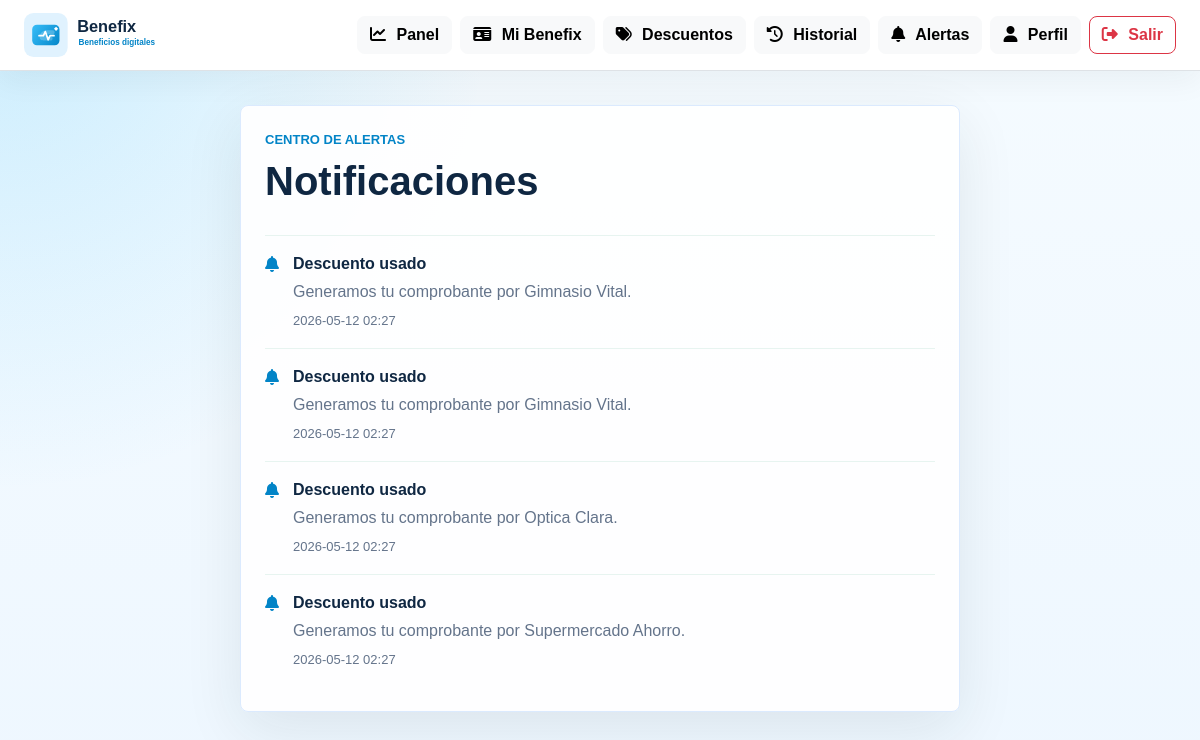
The app's page /notificaciones (signed in) with its own data.
### tables this page shows
CREATE TABLE notificaciones (
            id INTEGER PRIMARY KEY AUTOINCREMENT,
            usuario_id INTEGER NOT NULL,
            titulo TEXT NOT NULL,
            mensaje TEXT NOT NULL,
            leida INTEGER NOT NULL DEFAULT 0,
            fecha TEXT NOT NULL,
            FOREIGN KEY (usuario_id) REFERENCES usuarios(id)
        );

### app.py (the view)
@app.route("/notificaciones")
@login_requerido
def notificaciones():
    db = get_db()
    items = db.execute(
        "SELECT * FROM notificaciones WHERE usuario_id = ? ORDER BY fecha DESC",
        (session["usuario_id"],),
    ).fetchall()
    db.execute("UPDATE notificaciones SET leida = 1 WHERE usuario_id = ?", (session["usuario_id"],))
    db.commit()
    return render_template("notificaciones.html", notificaciones=items)

### app.py (called while the page is built)
def get_db():
    if "db" not in g:
        g.db = sqlite3.connect(DATABASE)
        g.db.row_factory = sqlite3.Row
    return g.db

@app.teardown_appcontext
def cerrar_db(error=None):
    db = g.pop("db", None)
    if db is not None:
        db.close()

def usuario_actual():
    usuario_id = session.get("usuario_id")
    if not usuario_id:
        return None
    return get_db().execute("SELECT * FROM usuarios WHERE id = ?", (usuario_id,)).fetchone()

def login_requerido(func):
    @wraps(func)
    def wrapper(*args, **kwargs):
        if not session.get("usuario_id"):
            return redirect(url_for("login"))
        return func(*args, **kwargs)
    return wrapper

@app.context_processor
def inyectar_usuario():
    usuario = usuario_actual()
    pendientes = 0
    if usuario:
        pendientes = get_db().execute(
            "SELECT COUNT(*) FROM notificaciones WHERE usuario_id = ? AND leida = 0",
            (usuario["id"],),
        ).fetchone()[0]
    return {"usuario_sesion": usuario, "notificaciones_pendientes": pendientes}

### templates/notificaciones.html (shortened to what this page needs)
{% extends "base.html" %}
{% block content %}
<main class="app-shell narrow">
    <section class="panel-card">
        <div class="section-title">
            <div>
                <p class="eyebrow">Centro de alertas</p>
                <h1>Notificaciones</h1>
            </div>
        </div>
        {% for item in notificaciones %}
            <div class="notification-item {% if not item.leida %}unread{% endif %}">
                <i class="fa-solid fa-bell"></i>
                <div>
                    <strong>{{ item.titulo }}</strong>
                    <p>{{ item.mensaje }}</p>
                    <span>{{ item.fecha }}</span>
                </div>
            </div>
        {% else %}
            <p class="text-muted m-0">No tienes notificaciones todavia.</p>
        {% endfor %}
    </section>
</main>
{% endblock %}

### static/css/style.css (style rules this page uses)
:root { --green: #38bdf8; --green-dark: #0284c7; --ink: #0f2742; --muted: #64748b; --line: #dbeafe; --surface: #ffffff; --bg: #f5fbff; }
* { box-sizing: border-box; }
body { min-height: 100vh; margin: 0; background: radial-gradient(circle at top left, rgba(56, 189, 248, 0.22), transparent 34%), linear-gradient(180deg, #f5fbff 0%, #eef7ff 100%); color: var(--ink); font-family: Arial, sans-serif; }
.landing-panel, .auth-card, .panel-card, .stat-card, .discount-card, .qr-card { background: rgba(255, 255, 255, 0.92); border: 1px solid var(--line); border-radius: 8px; box-shadow: 0 18px 60px rgba(18, 48, 42, 0.09); }
.eyebrow { margin: 0 0 8px; color: var(--green-dark); font-size: 13px; font-weight: 900; letter-spacing: 0; text-transform: uppercase; }
.app-shell { width: min(1180px, calc(100% - 48px)); margin: 34px auto 70px; }
.app-shell.narrow { width: min(720px, calc(100% - 48px)); }
.panel-card { padding: 24px; }
.panel-card h1, .panel-card h2 { margin: 0 0 18px; font-weight: 900; }
.section-title { display: flex; align-items: start; justify-content: space-between; gap: 20px; margin-bottom: 12px; }
.notification-item { display: flex; gap: 14px; padding: 16px 0; border-top: 1px solid #e7f4f0; }
.notification-item i { margin-top: 4px; color: var(--green-dark); }
.notification-item p { margin: 4px 0; color: var(--muted); }
.notification-item span { color: var(--muted); font-size: 13px; }

### records on screen
notificaciones: titulo "Descuento usado", mensaje "Generamos tu comprobante por Gimnasio Vital.", fecha "2026-05-12 02:27"
notificaciones: titulo "Descuento usado", mensaje "Generamos tu comprobante por Gimnasio Vital.", fecha "2026-05-12 02:27"
notificaciones: titulo "Descuento usado", mensaje "Generamos tu comprobante por Optica Clara.", fecha "2026-05-12 02:27"
notificaciones: titulo "Descuento usado", mensaje "Generamos tu comprobante por Supermercado Ahorro.", fecha "2026-05-12 02:27"
